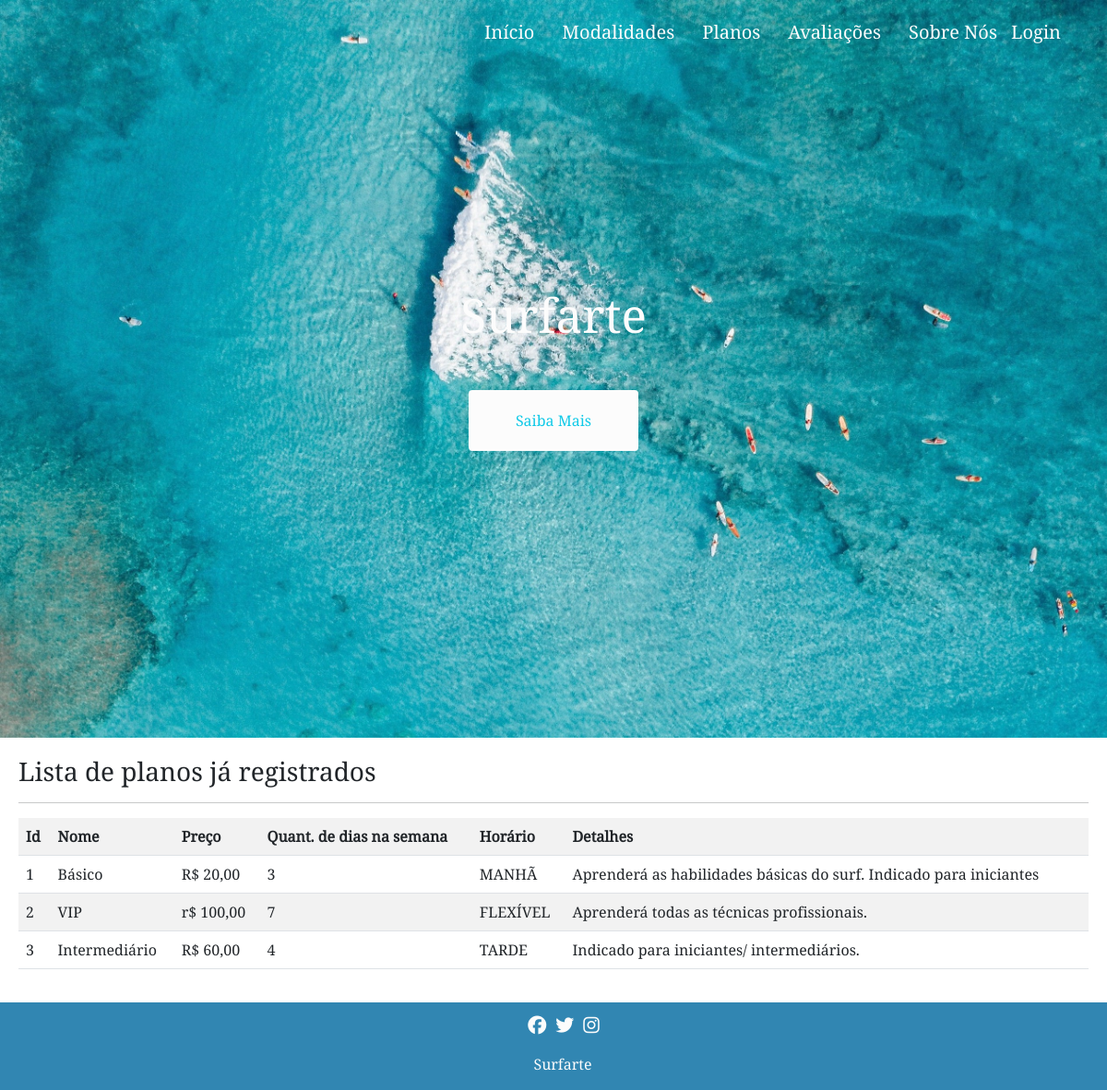
The app's page /exibir/plano/ with its own data.
### cadastros/models.py (models this page shows, shortened)
class Plano(models.Model):
    MANHA = 'MANHÃ'
    TARDE = 'TARDE'
    NOITE = 'NOITE'
    FLEXIVEL = 'FLEXÍVEL'
    momento = [(MANHA, 'MANHÃ'), (TARDE, 'TARDE'), (NOITE, 'NOITE'), (FLEXIVEL, 'FLEXÍVEL') ]
    nome = models.CharField(max_length=50)
    preco = models.CharField(verbose_name="Preço", max_length=100)
    dias = models.IntegerField(verbose_name="Quantidade de dias na semana")
    horario = models.CharField(
        max_length=10,
        choices=momento,
        verbose_name='Horário'
    )
    detalhes = models.CharField(max_length=100, null=True, blank=True)

### cadastros/views.py (the view)
# urls.py: path('exibir/plano/', PlanoList.as_view(), name='exibir-plano'),
class PlanoList(ListView):
    model = Plano
    template_name = 'cadastros/listas/plano.html'

### cadastros/templates/cadastros/listas/plano.html (shortened to what this page needs)
{% extends 'modelo.html' %}
{% load static %}
{% block main %}
<link rel="stylesheet" type="text/css" href="{% static 'css/estilo_listas.css' %}">
<main>
    <h3>Lista de planos já registrados</h3>
    <hr>
    <div class="table-responsive">
        <table class="table table-striped">
            <tr>
                <th>Id</th>
                <th>Nome</th>
                <th>Preço</th>
                <th>Quant. de dias na semana</th>
                <th>Horário</th>
                <th>Detalhes</th>
            </tr>
            {% for plano in object_list %}
            <tr>
                <td>{{ plano.pk }}</td>
                <td>{{ plano.nome }}</td>
                <td>{{ plano.preco }}</td>
                <td>{{ plano.dias }}</td>
                <td>{{ plano.horario }}</td>
                <td>{{ plano.detalhes }}</td>
            </tr>
            {% empty %}
            <tr>
                <td colspan="5">Nenhum campo registrado!</td>
            </tr>
            {% endfor %}
        </table>
    </div>
</main>
{% endblock %}

### static/css/estilo.css (style rules this page uses)
* { margin: 0; font-size: 100%; padding: 0; box-sizing: border-box;font-family: 'NotoS'; }

### static/css/estilo_listas.css (style rules this page uses)
main { margin: 20px; }

### records on screen
Plano: pk "1", nome "Básico", preco "R$ 20,00", dias "3", horario "MANHÃ", detalhes "Aprenderá as habilidades básicas do surf. Indicado para iniciantes"
Plano: pk "2", nome "VIP", preco "r$ 100,00", dias "7", horario "FLEXÍVEL", detalhes "Aprenderá todas as técnicas profissionais."
Plano: pk "3", nome "Intermediário", preco "R$ 60,00", dias "4", horario "TARDE", detalhes "Indicado para iniciantes/ intermediários."
